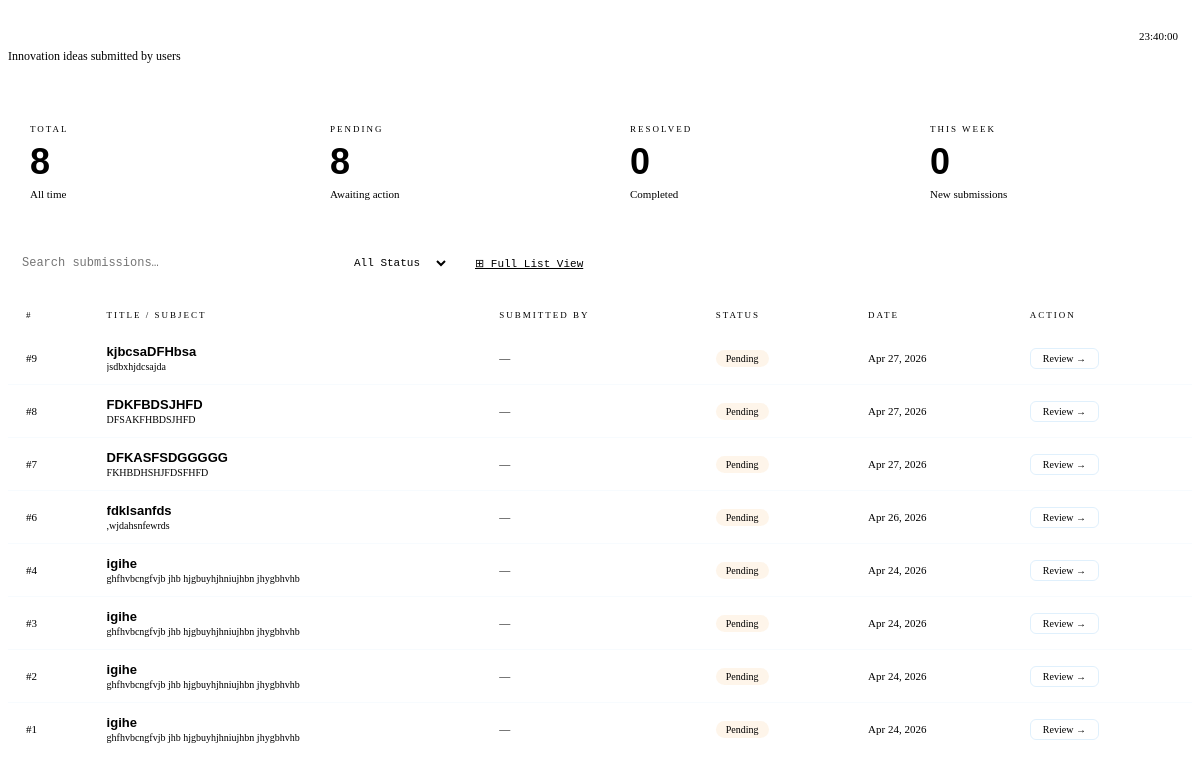
The app's page /admin-dashboard/innovations/ (signed in) with its own data.
### myapp/models.py (models this page shows, shortened)
class BasePost(models.Model):
    STATUS_CHOICES = [
        ('pending',   'Pending'),
        ('in_review', 'In Review'),
        ('resolved',  'Resolved'),
        ('rejected',  'Rejected'),
    ]
    user         = models.ForeignKey(User, on_delete=models.SET_NULL, null=True, blank=True)
    title        = models.CharField(max_length=255)
    content      = models.TextField()
    is_anonymous = models.BooleanField(default=False)
    status       = models.CharField(max_length=20, choices=STATUS_CHOICES, default='pending')
    created_at   = models.DateTimeField(auto_now_add=True)
    updated_at   = models.DateTimeField(auto_now=True)
    class Meta:
        abstract = True

class PostInnovation(BasePost):
    class Meta:
        verbose_name        = 'Innovation Post'
        verbose_name_plural = 'Innovation Posts'
        ordering            = ['-created_at']

### myapp/views.py (the view)
# urls.py: path('admin-dashboard/innovations/', views.innovations_partial, name='innovations_partial'),
@login_required
def innovations_partial(request):
    return _cat_partial(request, 'innovation', 'Innovations', '💡', 'Innovation ideas submitted by users')

### myapp/views.py (called while the page is built)
def _admin_partial_check(request):
    try:
        if request.user.userprofile.role != 'admin':
            from django.http import HttpResponseForbidden
            return HttpResponseForbidden('Forbidden')
    except Exception:
        from django.http import HttpResponseForbidden
        return HttpResponseForbidden('Forbidden')
    return None

### myapp/templates/admin/partials/category_detail.html (shortened to what this page needs)
{% load static %}
<div class="topbar">
  <div>
    <div class="page-title">{{ category_label }}</div>
    <div class="page-sub">{{ category_desc }}</div>
  </div>
  <div class="topbar-right">
    <div class="time-badge"><span class="status-dot"></span><span id="cat-clock">—</span></div>
  </div>
</div>
<div class="stat-row cols-4" style="margin-bottom:28px;">
  <div class="stat-box blue" style="animation-delay:.05s">
    <div class="stat-box-label">Total</div>
    <div class="stat-box-val">{{ cat_total|default:"0" }}</div>
    <div class="stat-box-sub">All time</div>
  </div>
  <div class="stat-box orange" style="animation-delay:.1s">
    <div class="stat-box-label">Pending</div>
    <div class="stat-box-val">{{ cat_pending|default:"0" }}</div>
    <div class="stat-box-sub">Awaiting action</div>
  </div>
  <div class="stat-box green" style="animation-delay:.15s">
    <div class="stat-box-label">Resolved</div>
    <div class="stat-box-val">{{ cat_resolved|default:"0" }}</div>
    <div class="stat-box-sub">Completed</div>
  </div>
  <div class="stat-box purple" style="animation-delay:.2s">
    <div class="stat-box-label">This Week</div>
    <div class="stat-box-val">{{ cat_this_week|default:"0" }}</div>
    <div class="stat-box-sub">New submissions</div>
  </div>
</div>
<div class="filter-bar">
  <input class="filter-input" type="text" id="cat-search" placeholder="Search submissions…" style="flex:1;min-width:200px;max-width:320px;">
  <select class="filter-select" id="cat-status-filter" onchange="filterRows()">
    <option value="">All Status</option>
  </select>
  <a href="/staff/{{ category_slug }}/" class="filter-btn">⊞ Full List View</a>
</div>
<div class="p-table-wrap" style="animation-delay:.25s;">
  <table class="p-table" id="cat-table">
    <thead>
      <tr>
        <th>#</th>
        <th>Title / Subject</th>
        <th>Submitted By</th>
        <th>Status</th>
        <th>Date</th>
        <th>Action</th>
      </tr>
    </thead>
    <tbody id="cat-tbody">
      {% for post in posts %}
      <tr data-status="{{ post.status }}">
        <td style="color:var(--muted2);font-size:11px;">#{{ post.pk }}</td>
        <td>
          <div style="font-family:'Syne',sans-serif;font-weight:600;font-size:13px;color:var(--text);overflow:hidden;text-overflow:ellipsis;white-space:nowrap;max-width:280px;">
            {% if post.title %}{{ post.title|truncatechars:60 }}{% elif post.report_name %}{{ post.report_name|truncatechars:60 }}{% else %}—{% endif %}
          </div>
          {% if post.content %}
          <div style="font-size:10px;color:var(--muted2);margin-top:2px;overflow:hidden;text-overflow:ellipsis;white-space:nowrap;max-width:280px;">{{ post.content|truncatechars:80 }}</div>
          {% endif %}
        </td>
        <td>
          {% if post.is_anonymous %}
          <span style="font-size:11px;color:var(--muted2);">◌ Anonymous</span>
          {% elif post.user %}
          <span style="font-size:11px;color:var(--text);">{{ post.user.username }}</span>
          {% else %}
          <span style="font-size:11px;color:var(--muted2);">—</span>
          {% endif %}
        </td>
        <td>
          {% if post.status == 'pending' %}   <span class="badge pending">Pending</span>
          {% elif post.status == 'in_review' %}<span class="badge review">In Review</span>
          {% elif post.status == 'resolved' %} <span class="badge resolved">Resolved</span>
          {% elif post.status == 'rejected' %} <span class="badge rejected">Rejected</span>
          {% else %}<span class="badge pending">{{ post.status }}</span>{% endif %}
        </td>
        <td style="font-size:11px;color:var(--muted2);white-space:nowrap;">{{ post.created_at|date:"M d, Y" }}</td>
        <td>
          <a href="/staff/{{ category_slug }}/{{ post.pk }}/" style="font-size:10px;color:var(--accent);text-decoration:none;border:1px solid rgba(99,179,237,.2);padding:4px 12px;border-radius:6px;white-space:nowrap;transition:all .2s;" onmouseover="this.style.background='rgba(99,179,237,.1)'" onmouseout="this.style.background='transparent'">Review →</a>
        </td>
      </tr>
      {% endfor %}
    </tbody>
  </table>
</div>

### myapp/templates/admin/partials/_shared_styles.html (style rules this page uses)
.topbar { display:flex; align-items:center; justify-content:space-between; margin-bottom:40px; }
.page-title { font-family:'Syne',sans-serif; font-weight:800; font-size:32px; letter-spacing:-1px; background:linear-gradient(135deg,var(--text),var(--accent)); -webkit-background-clip:text; -webkit-text-fill-color:transparent; background-clip:text; }
.page-sub { font-size:12px; color:var(--muted2); margin-top:4px; }
.topbar-right { display:flex; align-items:center; gap:12px; }
.time-badge { font-size:11px; color:var(--muted2); background:var(--surface2); border:1px solid var(--border); padding:6px 14px; border-radius:20px; }
.status-dot { width:8px; height:8px; background:var(--accent3); border-radius:50%; display:inline-block; margin-right:6px; animation:pulse-green 2s infinite; }
.p-table-wrap { background:var(--surface); border:1px solid var(--border); border-radius:16px; overflow:hidden; margin-bottom:24px; animation:fadeUp .4s ease both; }
.p-table { width:100%; border-collapse:collapse; }
.p-table thead tr { background:var(--surface2); border-bottom:1px solid var(--border); }
.p-table th { font-size:9px; letter-spacing:2px; text-transform:uppercase; color:var(--muted2); padding:12px 18px; text-align:left; font-weight:500; }
.p-table td { padding:12px 18px; font-size:12px; border-bottom:1px solid rgba(99,179,237,.05); vertical-align:middle; }
.p-table tr:last-child td { border-bottom:none; }
.p-table tbody tr { transition:background .15s; }
.badge { font-size:10px; padding:3px 10px; border-radius:20px; font-weight:500; }
.badge.pending { background:rgba(246,173,85,.12); color:var(--accent2); }
.stat-row { display:grid; gap:16px; margin-bottom:24px; }
.stat-row.cols-4 { grid-template-columns:repeat(4,1fr); }
.stat-box { background:var(--surface); border:1px solid var(--border); border-radius:14px; padding:20px 22px; position:relative; overflow:hidden; animation:fadeUp .4s ease both; }
.stat-box::before { content:''; position:absolute; top:0; left:0; right:0; height:2px; border-radius:14px 14px 0 0; }
.stat-box.blue::before { background:linear-gradient(90deg,var(--accent),transparent); }
.stat-box.green::before { background:linear-gradient(90deg,var(--accent3),transparent); }
.stat-box.orange::before { background:linear-gradient(90deg,var(--accent2),transparent); }
.stat-box.purple::before { background:linear-gradient(90deg,var(--accent5),transparent); }
.stat-box-label { font-size:9px; letter-spacing:2px; text-transform:uppercase; color:var(--muted2); margin-bottom:10px; }
.stat-box-val { font-family:'Syne',sans-serif; font-weight:800; font-size:36px; letter-spacing:-2px; line-height:1; }
.stat-box.blue .stat-box-val { color:var(--accent); }
.stat-box.green .stat-box-val { color:var(--accent3); }
.stat-box.orange .stat-box-val { color:var(--accent2); }
.stat-box.purple .stat-box-val { color:var(--accent5); }
.stat-box-sub { font-size:11px; color:var(--muted2); margin-top:8px; }
.filter-bar { display:flex; align-items:center; gap:10px; margin-bottom:20px; flex-wrap:wrap; }
.filter-input { background:var(--surface2); border:1px solid var(--border); border-radius:8px; padding:8px 14px; font-size:12px; font-family:'DM Mono',monospace; color:var(--text); outline:none; transition:border-color .2s; }
.filter-select { background:var(--surface2); border:1px solid var(--border); border-radius:8px; padding:8px 12px; font-size:11px; font-family:'DM Mono',monospace; color:var(--muted2); outline:none; cursor:pointer; }
.filter-btn { display:flex; align-items:center; gap:6px; padding:8px 16px; border-radius:8px; font-size:11px; font-family:'DM Mono',monospace; border:1px solid var(--border); background:var(--surface2); color:var(--muted2); cursor:pointer; transition:all .2s; }

### records on screen
PostInnovation: pk "9", title "kjbcsaDFHbsa", content "jsdbxhjdcsajda", status "Pending", created_at "Apr 27, 2026"
PostInnovation: pk "8", title "FDKFBDSJHFD", content "DFSAKFHBDSJHFD", status "Pending", created_at "Apr 27, 2026"
PostInnovation: pk "7", title "DFKASFSDGGGGG", content "FKHBDHSHJFDSFHFD", status "Pending", created_at "Apr 27, 2026"
PostInnovation: pk "6", title "fdklsanfds", content ",wjdahsnfewrds", status "Pending", created_at "Apr 26, 2026"
PostInnovation: pk "4", title "igihe", content "ghfhvbcngfvjb jhb hjgbuyhjhniujhbn jhygbhvhb", status "Pending", created_at "Apr 24, 2026"
PostInnovation: pk "3", title "igihe", content "ghfhvbcngfvjb jhb hjgbuyhjhniujhbn jhygbhvhb", status "Pending", created_at "Apr 24, 2026"
PostInnovation: pk "2", title "igihe", content "ghfhvbcngfvjb jhb hjgbuyhjhniujhbn jhygbhvhb", status "Pending", created_at "Apr 24, 2026"
PostInnovation: pk "1", title "igihe", content "ghfhvbcngfvjb jhb hjgbuyhjhniujhbn jhygbhvhb", status "Pending", created_at "Apr 24, 2026"

### other values on screen
{{ category_desc }} "Innovation ideas submitted by users"
{{ cat_total|default:"0" }} "8"
{{ cat_pending|default:"0" }} "8"
{{ cat_resolved|default:"0" }} "0"
{{ cat_this_week|default:"0" }} "0"
